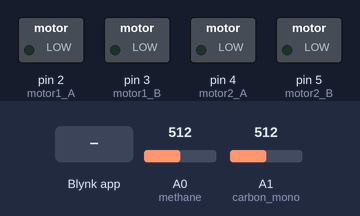
Bench run of a sketch on a simulated Arduino Uno, built with avr-gcc and run on an emulated ATmega328P. Shown: switched loads named in the sketch (green lamp = pin HIGH). The test bench sets the inputs (shaded band); at power-on: A0 (methane) = 512, A1 (carbon_mono) = 512. WiFi joins after 1.5 s; servers stay silent unless stated.

Above: at 3.1 s.
3.2 s: Blynk app writes 1 to V0
At 4.4 s:
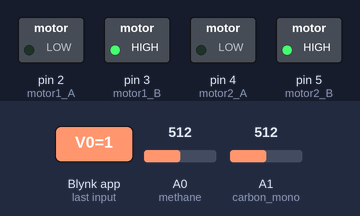
4.7 s: Blynk app writes 1 to V1
At 5.8 s:
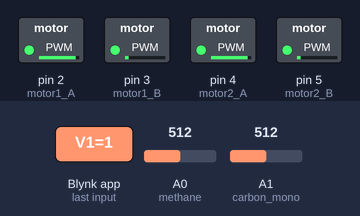
6.2 s: Blynk app writes 0 to V0
At 7.4 s:
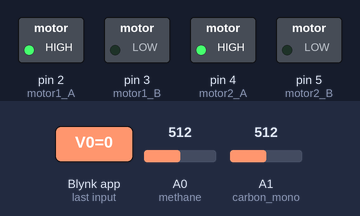
7.7 s: Blynk app writes 1 to V3
At 8.1 s:
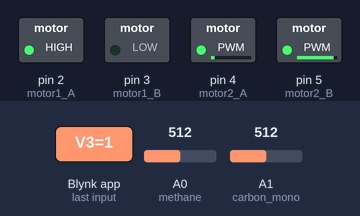
9.2 s: Blynk app writes 0 to V3
At 10.0 s:
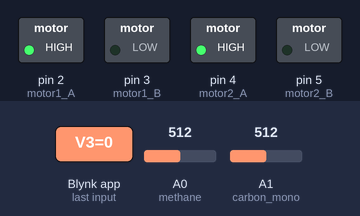
Timing chart, 0 to 11.7 s (numbered marks = the images above; inputs shaded):
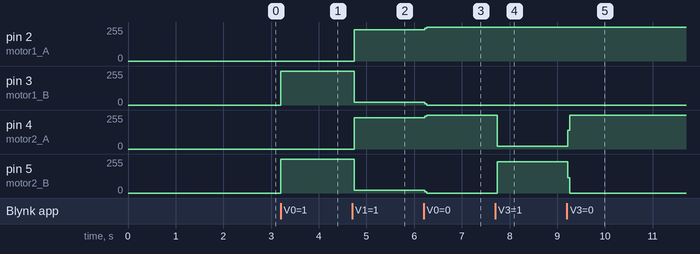

Measured:
- after the input at 3.2 s, pin 3 (motor1_B), pin 5 (motor2_B): 0/255 → 255/255 at once
- after the input at 4.7 s, pin 2 (motor1_A), pin 4 (motor2_A): 0/255 → 233/255 at once; pin 3 (motor1_B), pin 5 (motor2_B): 255/255 → 22/255 at once
- after the input at 6.2 s, pin 2 (motor1_A), pin 4 (motor2_A): 233/255 → 255/255 at once; pin 3 (motor1_B), pin 5 (motor2_B): 22/255 → 0/255 at once
- after the input at 7.7 s, pin 4 (motor2_A): 255/255 → 22/255 at once; pin 5 (motor2_B): 0/255 → 233/255 at once
- after the input at 9.2 s, pin 4 (motor2_A): 22/255 → 255/255 at once; pin 5 (motor2_B): 233/255 → 0/255 at once

The sketch:

air_monitoring_system.ino
```cpp
////////////////////////////////// IoT ////////////////////////////////////
#define BLYNK_TEMPLATE_ID "TMPL3hugw-zrg"
#define BLYNK_TEMPLATE_NAME "Robot"
#define BLYNK_AUTH_TOKEN "WoRrVA_tVTVAdeYDrLyYxTbjO6tjSBgX"

#define BLYNK_PRINT Serial                 // uncoment this for IoT debugging
#include <ESP8266_Lib.h>
#include <BlynkSimpleShieldEsp8266.h>

char auth[] = BLYNK_AUTH_TOKEN;
char ssid[] = "robot";                            // wifi hotspot name
char pass[] = "12345678";                          // wifi hotspot password

#include <SoftwareSerial.h>
SoftwareSerial EspSerial(10, 11);               // RX, TX
ESP8266 wifi(&EspSerial);

BlynkTimer timer;


int f,b,l,r;


BLYNK_WRITE(V0)
{
  f = param.asInt(); // assigning incoming value from pin V0 to a variable
}


BLYNK_WRITE(V1)
{
  b = param.asInt(); // assigning incoming value from pin V1 to a variable
}


BLYNK_WRITE(V3)
{
  r = param.asInt(); // assigning incoming value from pin V3 to a variable
}


//////////////////////////////////////////////////////////////////////////////

#define methane     A0
#define carbon_mono A1

int ch4,co;

////////////////////////////////// DC MOTOR ////////////////////////////////////

#define motor1_A  2
#define motor1_B  3

#define motor2_A  4
#define motor2_B  5


void setup()
{

  pinMode(motor1_A,OUTPUT);
  pinMode(motor1_B,OUTPUT);

  pinMode(motor2_A,OUTPUT);
  pinMode(motor2_B,OUTPUT);


  Serial.begin(9600);
  EspSerial.begin(9600);
  delay(100);
  Blynk.begin(auth, wifi, ssid, pass);
  timer.setInterval(1000L, send_parameters);

 }


void loop()
{

  Blynk.run();
  timer.run();


 if(f == HIGH)
 forward();

 if(b == HIGH)
 backward();

 if(l == HIGH)
 left();

 if(r == HIGH)
 right();

 if((f == LOW)&&(b == LOW)&&(l == LOW)&&(r == LOW))
 halt();

}


void forward()
{
  digitalWrite(motor1_A,LOW);
  digitalWrite(motor1_B,HIGH);
  digitalWrite(motor2_A,LOW);
  digitalWrite(motor2_B,HIGH);
}


void backward()
{
  digitalWrite(motor1_A,HIGH);
  digitalWrite(motor1_B,LOW);
  digitalWrite(motor2_A,HIGH);
  digitalWrite(motor2_B,LOW);
}

void right()
{
  digitalWrite(motor1_A,HIGH);
  digitalWrite(motor1_B,LOW);
  digitalWrite(motor2_A,LOW);
  digitalWrite(motor2_B,HIGH);
}

void left()
{
  digitalWrite(motor1_A,LOW);
  digitalWrite(motor1_B,HIGH);
  digitalWrite(motor2_A,HIGH);
  digitalWrite(motor2_B,LOW);
}

void halt()
{
  digitalWrite(motor1_A,LOW);
  digitalWrite(motor1_B,LOW);
  digitalWrite(motor2_A,LOW);
  digitalWrite(motor2_B,LOW);
}


void send_parameters()
{
ch4 = analogRead(methane);
co = analogRead(carbon_mono);
co = co-30;
ch4 = ch4-130;

Blynk.virtualWrite(V2, ch4);
Blynk.virtualWrite(V4, co);
}
```
